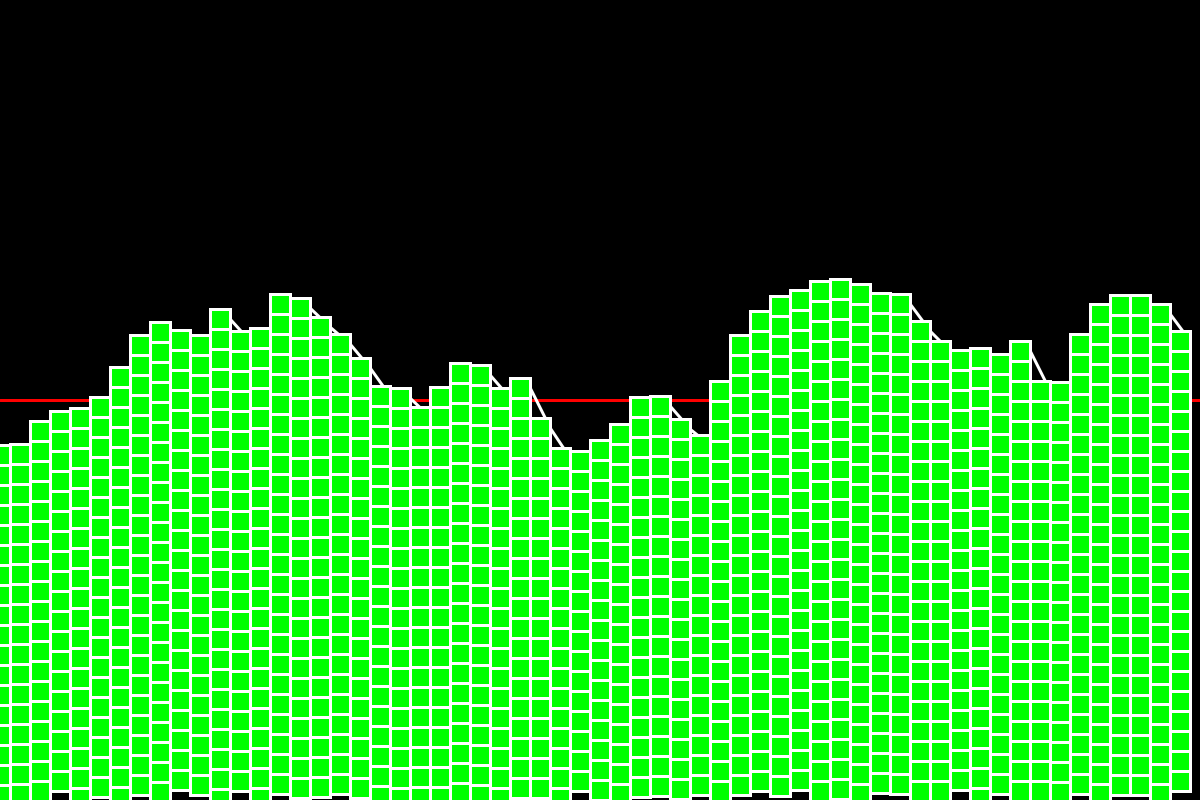
Frame 1 (no input)
Frame 60 (the mouse pressed at the canvas centre just before this capture): identical to frame 1, image omitted
Frame 120 (the mouse held since frame 60 and released just before this capture): identical to frame 1, image omitted

The Processing sketch that drew this single still picture (run headless with seeded random() and noise(); from frame 60 on, the mouse is pressed at the canvas centre):

// Processing sketch: TerrainGeneration_2D
// ── TerrainGeneration_2D.pde

Terrain terrain;


void setup()
{
  size(1200, 800);
  
  rectMode(CENTER);
  terrain = new Terrain();
}

void draw()
{
  background(0);
  terrain.display();
}
// ── Block.pde
public class Block
{
  PVector pos;
  float w;
  color c;
  
  Block(int _x, int _y, float _w, color _c)
  {
    pos = new PVector(_x, _y);
    w = _w;
    c = _c;
  }
  
  public void display()
  {
    fill(c);
    rect(pos.x, pos.y, w, w);
  }
}
// ── Terrain.pde
public class Terrain
{
  PVector[] curve_points;
  TerrainThread[] tthreads;
  
  
  Terrain()
  {
    curve_points = new PVector[width/20];
    tthreads = new TerrainThread[width/20];
    generation();
  }
  
  private void generation()
  {
    //terrain main curve
    noiseSeed(0);
    float off = 0.1;
    float val = 1;
    
    for(int x=0; x<curve_points.length; x++)
    {
      float y = map(noise(val), 0, 1, 100, 700);
      val += off;
      curve_points[x] = new PVector(x*20, y);
    }
    
    //terrain blocks
    for(int i=0; i<tthreads.length; i++)
    {
      tthreads[i] = new TerrainThread(curve_points[i]);
      float y_block = curve_points[i].y;
      do{
        tthreads[i].blocks.add(new Block((int)curve_points[i].x, (int)y_block, 20, color(0, 255, 0)));
        y_block += 20;
      }while(y_block < height);
    }
  }
  
  void display()
  {
    strokeWeight(3);
    noFill();
    
    stroke(255, 0, 0);
    line(0, 400, width, 400);
    
    stroke(255);
    beginShape();
    for(int i=0; i<curve_points.length; i++)
      vertex(curve_points[i].x+10, curve_points[i].y);
    endShape();
    
    for(int i=0; i<tthreads.length; i++)
      tthreads[i].display();
  }
}
// ── TerrainThread.pde
public class TerrainThread extends Thread
{
  public ArrayList<Block> blocks;
  PVector reference_point;
  
  TerrainThread(PVector _reference_point)
  {
    blocks = new ArrayList();
    reference_point = _reference_point;
  }
  
  void display()
  {
    for(int i=0; i<blocks.size(); i++)
      blocks.get(i).display();
  }
}
